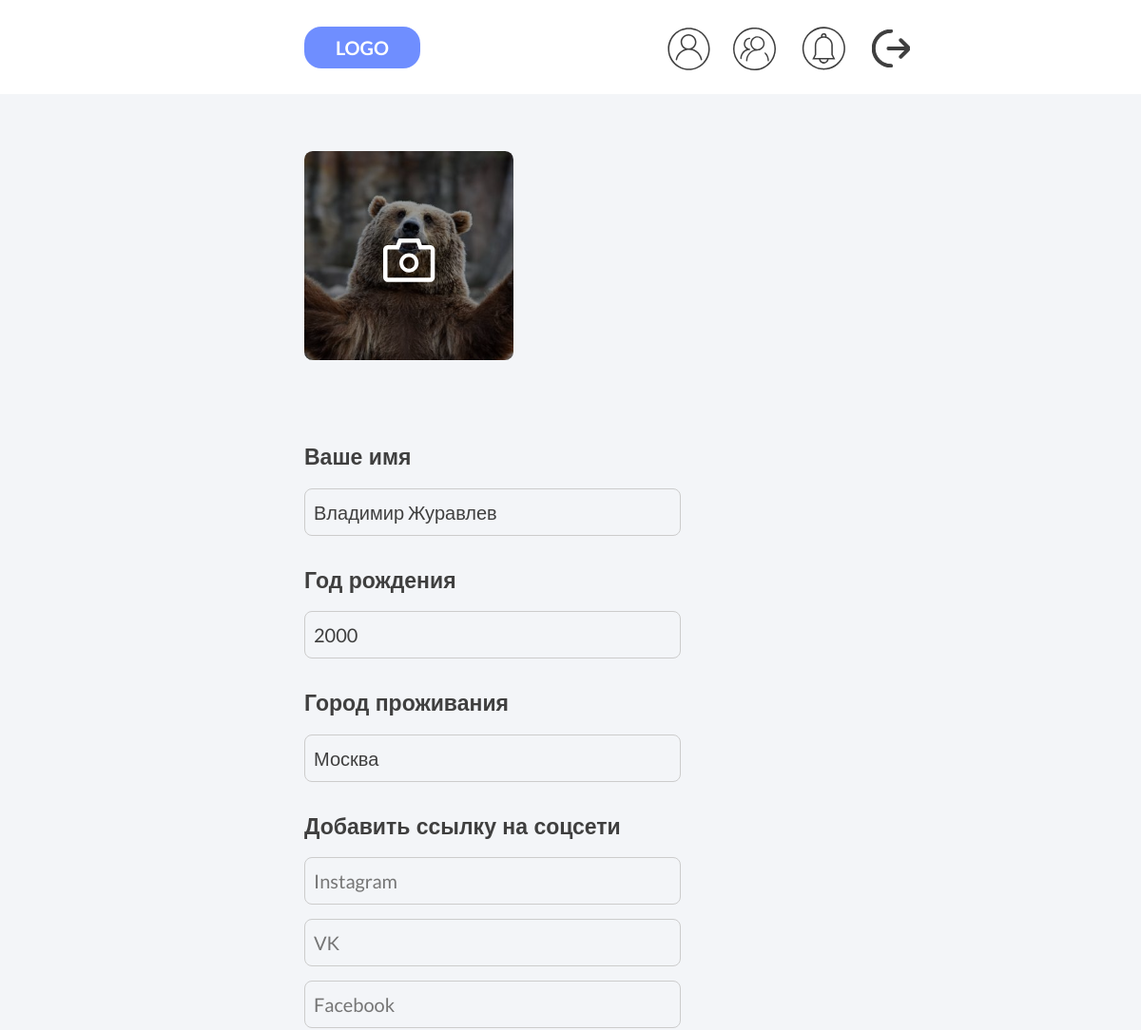
Page /upprofile/1/ (signed in, upper part) on the earlier database version.
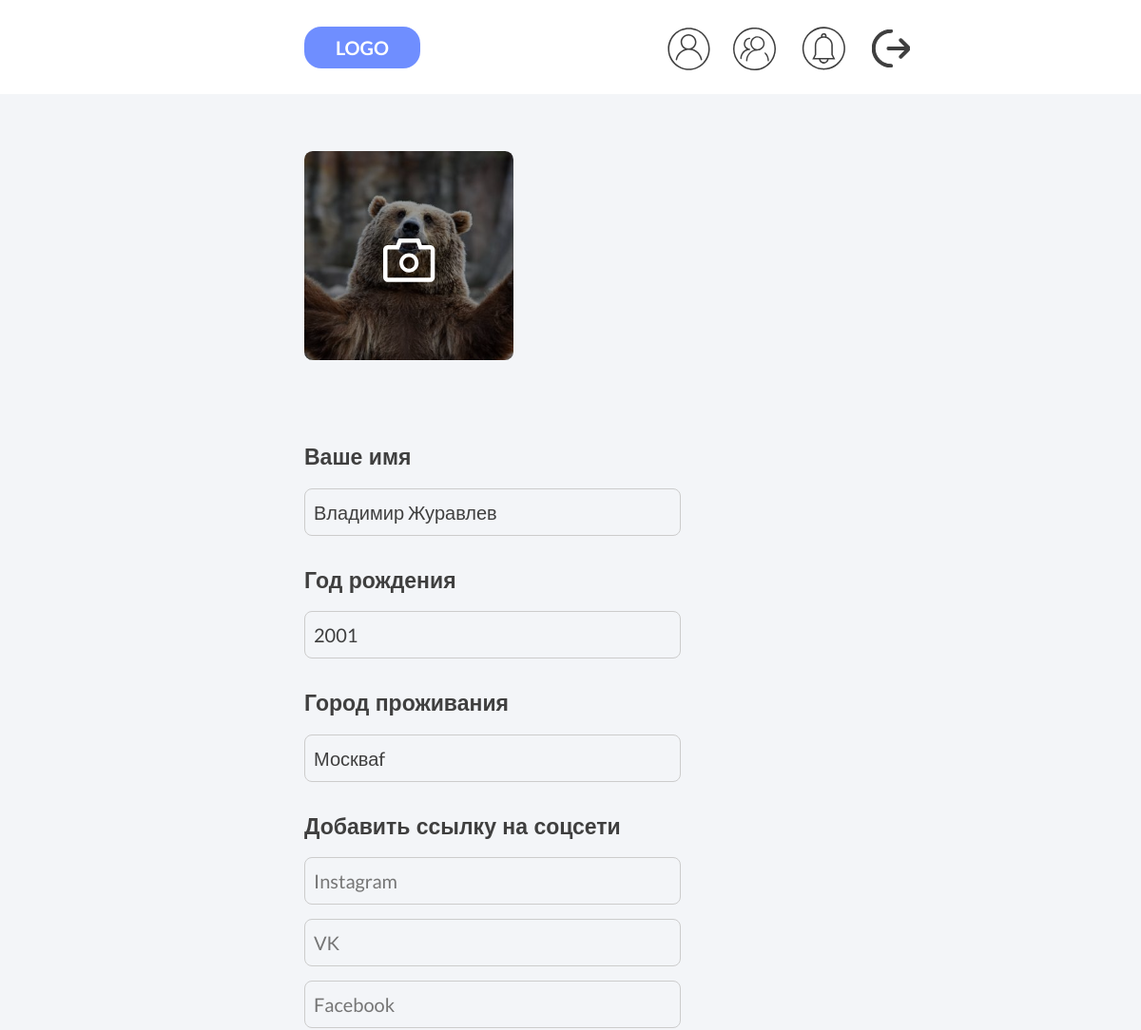
Same page on the later database version.
### users/models.py (models this page shows, shortened)
class CustomUser(AbstractUser):
    username = None
    email = models.EmailField(_('email address'), unique=True)
    full_name = models.CharField(
        'Имя Фамилия',
        max_length=40,
        null=True,
        blank=True
        )
    phone_number = models.CharField(
        'Телефон пользователя',
        null=True,
        blank=True,
        max_length=30
        )
    date_birth = models.CharField(
        'Возраст пользователя',
        null=True,
        blank=True,
        max_length=50)
    USERNAME_FIELD = 'email'
    REQUIRED_FIELDS = []
    objects = CustomUserManager()
    class Meta:
        verbose_name = 'Пользователь'
        verbose_name_plural = 'Пользователи'

class Profile(models.Model):
    user = models.OneToOneField(
        CustomUser,
        related_name='profile',
        on_delete=models.CASCADE
        )
    email = models.EmailField(_('email address'), unique=True)
    full_name = models.CharField(
        'Имя Фамилия',
        max_length=40,
        null=True,
        blank=True
        )
    town = models.CharField(
        ('Город пользователя'),
        null=True,
        max_length=20,
        blank=True
        )
    phone_number = models.CharField(
        'Телефон пользователя',
        null=True,
        blank=True,
        max_length=30
        )
    date_birth = models.CharField(
        'Возраст пользователя',
        null=True,
        blank=True,
        max_length=50)
    img = models.ImageField(
        'Фото пользователя',
        default='default.png',
        upload_to='user_images'
        )
    info = models.TextField('Информация о пользователе')
    education = models.CharField(
        'Информация об образовании',
        max_length=50,
        null=True,
        blank=True
        )
    work_experience = models.TextField('Опыт работы',null=True, blank=True)
    public_activities = models.TextField('Общественная деятельность',null=True, blank=True)
    teams = models.ManyToManyField(
        'Team',
        verbose_name='Мои команды',
        blank=True,
        related_name='teams'
        )
    instagram = models.URLField(
        max_length=100,
        blank=True,
        null=True,
        )
    vk = models.URLField(
        max_length=100,
        blank=True,
        null=True,
        )
    facebook = models.URLField(
        max_length=100,
        blank=True,
        null=True,
        )
    twitter = models.URLField(
        max_length=100,
        blank=True,
        null=True,
        )
    active_team_id = models.IntegerField(default=0)
    class Meta:
        verbose_name = 'Профиль'
        verbose_name_plural = 'Профили'

### users/views.py (the view)
# urls.py: path('upprofile/<int:user_id>/', userViews.update_profile, name='update_profile'),
def update_profile(request, user_id):
    users_ind = get_object_or_404(CustomUser, pk=user_id)
    if request.user.is_authenticated and request.user.id == user_id:
        if request.method == "POST":
            profileForm = ProfileUpdateForm(request.POST, instance=request.user.profile)
            imageForm = ProfileImageForm(request.POST, request.FILES, instance=request.user.profile)
            if profileForm.is_valid() and imageForm.is_valid():
                profileForm.save()
                imageForm.save()
                if profileForm.has_changed() or imageForm.has_changed():
                    messages.success(request, 'Информация обновлена!')
                return redirect('profile', pk=user_id)
        else:
            profileForm = ProfileUpdateForm(instance=request.user.profile)
            imageForm = ProfileImageForm(instance=request.user.profile)
        data = {
            'user': users_ind,
            'profileForm': profileForm,
            'imageForm' : imageForm,
        }
    else:
        return redirect('login')
    return render(request, 'users/update_profile.html', data)

### users/forms.py
class ProfileImageForm(forms.ModelForm):
    def __init__(self, *args, **kwargs):
        super().__init__(*args, **kwargs)
        self.fields['img'].widget.attrs.update({
            'class': 'form-control',
            'placeholder': 'Обновите фотографию'
        })
    img = forms.ImageField(label='Выбрать фотографию',required=False,widget=forms.FileInput)
    class Meta:
        model = Profile
        fields = ['img']

### users/templates/users/update_profile.html (shortened to what this page needs)
{% extends 'users/base.html'%}
{% load static %}
{% block link %}
    <link rel="stylesheet" type='text/css' href="{% static 'users/css/update-profile.css' %}">
{% endblock %}
{% block content %}
    <div class="update-profile" id="updateprofileID">
        <div class="frame-83">
            <div class="input-file-row">
                <label for="id_img" class="input-file">
                </label>
            </div>
        </div>
        <div class="frame-131">
            <form method="post" enctype="multipart/form-data" class="update-form" id="userForm">
                <div class="left-part-frame" id="leftpartframeID">
                    <div class="frame-128">
                        <div class="name lato-semi-bold-ship-gray-23px"> Ваше имя </div>
                        <input type="text" name="full_name" value="{{ user.profile.full_name|default_if_none:'' }}" maxlength="100" class="form lato-normal-ship-gray" placeholder="" id="id_full_name">
                    </div>
                    <div class="frame-128">
                        <div class="name lato-semi-bold-ship-gray-23px"> Год рождения </div>
                        <input type="text" name="date_birth" value="{{ user.profile.date_birth|default_if_none:'' }}" maxlength="50" class="form lato-normal-ship-gray" placeholder="" id="id_date_birth" pattern="[0-9]{4}" title="Год рождения(4 цифры)">
                    </div>
                    <div class="frame-128">
                        <div class="name lato-semi-bold-ship-gray-23px"> Город проживания </div>
                        <input type="text" name="town" value="{{ user.profile.town|default_if_none:'' }}" maxlength="50" class="form lato-normal-ship-gray" placeholder="" id="id_town">
                    </div>
                    <div class="frame-130">
                        <div class="name lato-semi-bold-ship-gray-23px"> Добавить ссылку на соцсети </div>
                        <input type="url" name="instagram" value="{{ user.profile.instagram|default_if_none:'' }}" maxlength="150" class="form lato-normal-ship-gray" placeholder="Instagram" id="id_instagram">
                        <input type="url" name="vk" value="{{ user.profile.vk|default_if_none:'' }}" maxlength="150" class="form lato-normal-ship-gray" placeholder="VK" id="id_vk">
                        <input type="url" name="facebook" value="{{ user.profile.facebook|default_if_none:'' }}" maxlength="150" class="form lato-normal-ship-gray" placeholder="Facebook" id="id_facebook">
                    </div>
                </div>
            </form>
        </div>
    </div>
{%endblock%}

### users/templates/users/base.html (shortened to what this page needs)
<!DOCTYPE html>
{% load static %}
<html lang="en">
<head>
    <link rel="stylesheet" href="https://stackpath.bootstrapcdn.com/bootstrap/4.5.0/css/bootstrap.min.css">
    <link rel='stylesheet' href='https://cdnjs.cloudflare.com/ajax/libs/bulma/0.7.5/css/bulma.css'>
    <link rel="stylesheet" type='text/css' href="{% static 'users/css/base.css' %}">
    {% block link %} {% endblock %}
</head>
<body>
    <div class="base">
        {% if user.is_authenticated and user.id == user.id %}
            <header class="header-frame">
                <a href="/">
                    <div class="frame-9">
                        <div class="logo lato-bold-white-20px"> LOGO </div>
                    </div>
                </a>
                <div class="icons-frame" id="divIcons">
                    <div  class="frame-10">
                        <a class="icon htooltip" href="{% url 'profile' user.profile.id %}">
                        </a>
                    </div>
                    <div class="frame-10" id="basicAlert">
                        <a class="icon htooltip1" href="{% url 'user-teams' user.profile.id %}">
                        </a>
                    </div>
                    <div class="frame-10">
                        <a class="icon htooltip2" href="https://misis-marketplace.ru/page/1">
                        </a>
                    </div>
                    <button class="hid-button" id="close_account">
                        <div class="frame-10">
                            <a class="icon htooltip3" href="{% url 'exit' %}">
                            </a>
                        </div>
                    </button>
                </div>
            </header>
        {% endif %}
        <main class="content">
            {% block content %}
            {% endblock %}
        </main>
    </div>
</body>
</html>

### users/static/users/css/base.css (style rules this page uses)
body { width: 100%; height: 100%; }
.lato-bold-white-20px { color: white; font-family: 'Lato', sans-serif; font-size: 20px; font-weight: 700; font-style: normal; }
.lato-normal-ship-gray { color:rgba(63, 63, 63, 1); font-family: 'Lato', sans-serif; font-size: 20px; font-weight: 400; font-style: normal; }
.lato-semi-bold-ship-gray-23px { color: rgba(63, 63, 63, 1); font-family: 'Lato-SemiBold', sans-serif; font-size: 23px; font-weight: 600; font-style: normal; }
.base { display: flex; flex-direction: column; min-height: 100vh; overflow: hidden; background-color: #F3F5F8; width: 100%; }
.base a { text-decoration: none; transition: 200ms; transition-timing-function: ease-in-out; -webkit-transition: 200ms; -webkit-transition-timing-function: ease-in-out; }
.header-frame { background-color: white; height: 99px; mix-blend-mode: normal; border: 1px none; display: flex; left: 0; top: 0; width: 100%; align-items: center; padding: 0 320px; box-sizing: border-box; }
.frame-9 { align-items: center; background-color: #6F8EFF; border-radius: 18px; display: flex; gap: 10px; height: min-content; justify-content: center; padding: 7px; width: 122px; margin-top: 0px; transition: 200ms; transition-timing-function: ease-in-out; -webkit-transition: 200ms; -webkit-transition-timing-function: ease-in-out; }
.logo { letter-spacing: 0; width: fit-content; }
.icons-frame { align-items: flex-start; background-color: transparent; display: flex; gap: 45px; right: 245px; width: fit-content; margin-top: 20px; align-items: center; height: min-content; position: absolute; }
.icon { stroke: rgba(63, 63, 63, 1); fill: rgba(63, 63, 63, 1); }
.frame-10-k { background-color: transparent; height: 45px; min-width: 45px; overflow: hidden; }
.frame-11-k { background-color: transparent; height: 56px; min-width: 56px; overflow: hidden; top: 5px; position: relative; }
.frame-12-k { background-color: transparent; height: 40px; min-width: 40px; overflow: hidden; margin-bottom: 5px; }
.hid-button { background:none; border:none; cursor:pointer; }
.content { flex: 1 0 auto; }

### users/static/users/css/update-profile.css (style rules this page uses)
.update-profile { display: flex; align-items: flex-start; border: 1px none; flex-wrap: wrap; flex-direction: row; margin-left: 320px; margin-top: 60px; gap: 70px; margin-bottom: 74px; }
.frame-83 { align-items: flex-start; display: flex; overflow: hidden; flex-direction: column; height: auto; max-width: 220px; }
.frame-131 { display: flex; flex-direction: row; flex-wrap: wrap; }
.update-form { display: flex; flex-direction: row; flex-wrap: wrap; gap: 75px; }
.left-part-frame { display: flex; flex-direction: column; gap: 30px; }
.frame-128 { display: flex; flex-direction: column; gap: 15px; }
.form { align-items: flex-start; background-color: transparent; border: 1px solid; border-color: rgba(204, 204, 204, 1); border-radius: 8px; display: flex; gap: 10px; height: auto; padding: 9px; position: relative; width: 396px; }
.frame-130 { display: flex; flex-direction: column; gap: 15px; }
.input-file { background: url("/pictures/icons/photo.svg") no-repeat 50% 50%; height: 110px; width: 70px; margin-left: 75px; margin-top: -160px; display: flex; cursor: pointer; border: none; background-color: transparent; position: absolute; white-space: nowrap; transition: 200ms; transition-timing-function: ease-in-out; -webkit-transition: 200ms; -webkit-transition-timing-function: ease-in-out; }

Differences in the rows shown:
changed through a linked row, CustomUser "Владимир Журавлев": date_birth "2000" → "2001"; town "Москва" → "Москваf"
